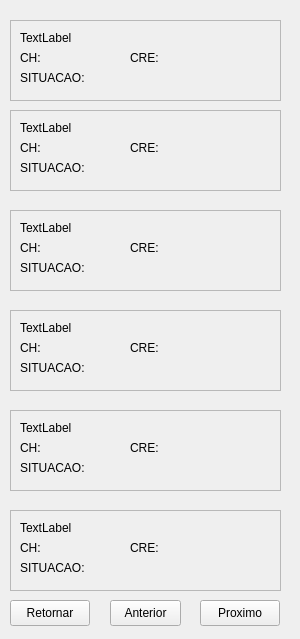
<?xml version="1.0" encoding="UTF-8"?>
<ui version="4.0">
 <class>Form</class>
 <widget class="QWidget" name="Form">
  <property name="geometry">
   <rect>
    <x>0</x>
    <y>0</y>
    <width>300</width>
    <height>639</height>
   </rect>
  </property>
  <property name="windowTitle">
   <string>Form</string>
  </property>
  <widget class="QFrame" name="frame">
   <property name="geometry">
    <rect>
     <x>10</x>
     <y>20</y>
     <width>271</width>
     <height>81</height>
    </rect>
   </property>
   <property name="frameShape">
    <enum>QFrame::StyledPanel</enum>
   </property>
   <property name="frameShadow">
    <enum>QFrame::Raised</enum>
   </property>
   <widget class="QLabel" name="label">
    <property name="geometry">
     <rect>
      <x>10</x>
      <y>10</y>
      <width>191</width>
      <height>16</height>
     </rect>
    </property>
    <property name="text">
     <string>TextLabel</string>
    </property>
   </widget>
   <widget class="QLabel" name="label_2">
    <property name="geometry">
     <rect>
      <x>10</x>
      <y>30</y>
      <width>21</width>
      <height>16</height>
     </rect>
    </property>
    <property name="text">
     <string>CH:</string>
    </property>
   </widget>
   <widget class="QLabel" name="label_3">
    <property name="geometry">
     <rect>
      <x>40</x>
      <y>30</y>
      <width>21</width>
      <height>16</height>
     </rect>
    </property>
    <property name="text">
     <string/>
    </property>
   </widget>
   <widget class="QLabel" name="label_4">
    <property name="geometry">
     <rect>
      <x>120</x>
      <y>30</y>
      <width>31</width>
      <height>16</height>
     </rect>
    </property>
    <property name="text">
     <string>CRE:</string>
    </property>
   </widget>
   <widget class="QLabel" name="label_5">
    <property name="geometry">
     <rect>
      <x>160</x>
      <y>30</y>
      <width>21</width>
      <height>16</height>
     </rect>
    </property>
    <property name="text">
     <string/>
    </property>
   </widget>
   <widget class="QLabel" name="label_6">
    <property name="geometry">
     <rect>
      <x>10</x>
      <y>50</y>
      <width>71</width>
      <height>16</height>
     </rect>
    </property>
    <property name="text">
     <string>SITUACAO:</string>
    </property>
   </widget>
   <widget class="QLabel" name="label_7">
    <property name="geometry">
     <rect>
      <x>90</x>
      <y>50</y>
      <width>151</width>
      <height>16</height>
     </rect>
    </property>
    <property name="text">
     <string/>
    </property>
   </widget>
  </widget>
  <widget class="QFrame" name="frame_2">
   <property name="geometry">
    <rect>
     <x>10</x>
     <y>110</y>
     <width>271</width>
     <height>81</height>
    </rect>
   </property>
   <property name="frameShape">
    <enum>QFrame::StyledPanel</enum>
   </property>
   <property name="frameShadow">
    <enum>QFrame::Raised</enum>
   </property>
   <widget class="QLabel" name="label_8">
    <property name="geometry">
     <rect>
      <x>10</x>
      <y>10</y>
      <width>251</width>
      <height>16</height>
     </rect>
    </property>
    <property name="text">
     <string>TextLabel</string>
    </property>
   </widget>
   <widget class="QLabel" name="label_9">
    <property name="geometry">
     <rect>
      <x>10</x>
      <y>30</y>
      <width>21</width>
      <height>16</height>
     </rect>
    </property>
    <property name="text">
     <string>CH:</string>
    </property>
   </widget>
   <widget class="QLabel" name="label_10">
    <property name="geometry">
     <rect>
      <x>40</x>
      <y>30</y>
      <width>61</width>
      <height>16</height>
     </rect>
    </property>
    <property name="text">
     <string/>
    </property>
   </widget>
   <widget class="QLabel" name="label_11">
    <property name="geometry">
     <rect>
      <x>120</x>
      <y>30</y>
      <width>31</width>
      <height>16</height>
     </rect>
    </property>
    <property name="text">
     <string>CRE:</string>
    </property>
   </widget>
   <widget class="QLabel" name="label_12">
    <property name="geometry">
     <rect>
      <x>160</x>
      <y>30</y>
      <width>51</width>
      <height>16</height>
     </rect>
    </property>
    <property name="text">
     <string/>
    </property>
   </widget>
   <widget class="QLabel" name="label_13">
    <property name="geometry">
     <rect>
      <x>10</x>
      <y>50</y>
      <width>71</width>
      <height>16</height>
     </rect>
    </property>
    <property name="text">
     <string>SITUACAO:</string>
    </property>
   </widget>
   <widget class="QLabel" name="label_14">
    <property name="geometry">
     <rect>
      <x>90</x>
      <y>50</y>
      <width>151</width>
      <height>16</height>
     </rect>
    </property>
    <property name="text">
     <string/>
    </property>
   </widget>
  </widget>
  <widget class="QFrame" name="frame_3">
   <property name="geometry">
    <rect>
     <x>10</x>
     <y>210</y>
     <width>271</width>
     <height>81</height>
    </rect>
   </property>
   <property name="frameShape">
    <enum>QFrame::StyledPanel</enum>
   </property>
   <property name="frameShadow">
    <enum>QFrame::Raised</enum>
   </property>
   <widget class="QLabel" name="label_15">
    <property name="geometry">
     <rect>
      <x>10</x>
      <y>10</y>
      <width>251</width>
      <height>16</height>
     </rect>
    </property>
    <property name="text">
     <string>TextLabel</string>
    </property>
   </widget>
   <widget class="QLabel" name="label_16">
    <property name="geometry">
     <rect>
      <x>10</x>
      <y>30</y>
      <width>21</width>
      <height>16</height>
     </rect>
    </property>
    <property name="text">
     <string>CH:</string>
    </property>
   </widget>
   <widget class="QLabel" name="label_17">
    <property name="geometry">
     <rect>
      <x>40</x>
      <y>30</y>
      <width>61</width>
      <height>16</height>
     </rect>
    </property>
    <property name="text">
     <string/>
    </property>
   </widget>
   <widget class="QLabel" name="label_18">
    <property name="geometry">
     <rect>
      <x>120</x>
      <y>30</y>
      <width>31</width>
      <height>16</height>
     </rect>
    </property>
    <property name="text">
     <string>CRE:</string>
    </property>
   </widget>
   <widget class="QLabel" name="label_19">
    <property name="geometry">
     <rect>
      <x>160</x>
      <y>30</y>
      <width>81</width>
      <height>16</height>
     </rect>
    </property>
    <property name="text">
     <string/>
    </property>
   </widget>
   <widget class="QLabel" name="label_20">
    <property name="geometry">
     <rect>
      <x>10</x>
      <y>50</y>
      <width>71</width>
      <height>16</height>
     </rect>
    </property>
    <property name="text">
     <string>SITUACAO:</string>
    </property>
   </widget>
   <widget class="QLabel" name="label_21">
    <property name="geometry">
     <rect>
      <x>90</x>
      <y>50</y>
      <width>171</width>
      <height>16</height>
     </rect>
    </property>
    <property name="text">
     <string/>
    </property>
   </widget>
  </widget>
  <widget class="QFrame" name="frame_4">
   <property name="geometry">
    <rect>
     <x>10</x>
     <y>310</y>
     <width>271</width>
     <height>81</height>
    </rect>
   </property>
   <property name="frameShape">
    <enum>QFrame::StyledPanel</enum>
   </property>
   <property name="frameShadow">
    <enum>QFrame::Raised</enum>
   </property>
   <widget class="QLabel" name="label_22">
    <property name="geometry">
     <rect>
      <x>10</x>
      <y>10</y>
      <width>251</width>
      <height>16</height>
     </rect>
    </property>
    <property name="text">
     <string>TextLabel</string>
    </property>
   </widget>
   <widget class="QLabel" name="label_23">
    <property name="geometry">
     <rect>
      <x>10</x>
      <y>30</y>
      <width>21</width>
      <height>16</height>
     </rect>
    </property>
    <property name="text">
     <string>CH:</string>
    </property>
   </widget>
   <widget class="QLabel" name="label_24">
    <property name="geometry">
     <rect>
      <x>40</x>
      <y>30</y>
      <width>71</width>
      <height>16</height>
     </rect>
    </property>
    <property name="text">
     <string/>
    </property>
   </widget>
   <widget class="QLabel" name="label_25">
    <property name="geometry">
     <rect>
      <x>120</x>
      <y>30</y>
      <width>31</width>
      <height>16</height>
     </rect>
    </property>
    <property name="text">
     <string>CRE:</string>
    </property>
   </widget>
   <widget class="QLabel" name="label_26">
    <property name="geometry">
     <rect>
      <x>160</x>
      <y>30</y>
      <width>91</width>
      <height>16</height>
     </rect>
    </property>
    <property name="text">
     <string/>
    </property>
   </widget>
   <widget class="QLabel" name="label_27">
    <property name="geometry">
     <rect>
      <x>10</x>
      <y>50</y>
      <width>71</width>
      <height>16</height>
     </rect>
    </property>
    <property name="text">
     <string>SITUACAO:</string>
    </property>
   </widget>
   <widget class="QLabel" name="label_28">
    <property name="geometry">
     <rect>
      <x>90</x>
      <y>50</y>
      <width>171</width>
      <height>16</height>
     </rect>
    </property>
    <property name="text">
     <string/>
    </property>
   </widget>
  </widget>
  <widget class="QFrame" name="frame_5">
   <property name="geometry">
    <rect>
     <x>10</x>
     <y>410</y>
     <width>271</width>
     <height>81</height>
    </rect>
   </property>
   <property name="frameShape">
    <enum>QFrame::StyledPanel</enum>
   </property>
   <property name="frameShadow">
    <enum>QFrame::Raised</enum>
   </property>
   <widget class="QLabel" name="label_29">
    <property name="geometry">
     <rect>
      <x>10</x>
      <y>10</y>
      <width>251</width>
      <height>16</height>
     </rect>
    </property>
    <property name="text">
     <string>TextLabel</string>
    </property>
   </widget>
   <widget class="QLabel" name="label_30">
    <property name="geometry">
     <rect>
      <x>10</x>
      <y>30</y>
      <width>21</width>
      <height>16</height>
     </rect>
    </property>
    <property name="text">
     <string>CH:</string>
    </property>
   </widget>
   <widget class="QLabel" name="label_31">
    <property name="geometry">
     <rect>
      <x>40</x>
      <y>30</y>
      <width>61</width>
      <height>16</height>
     </rect>
    </property>
    <property name="text">
     <string/>
    </property>
   </widget>
   <widget class="QLabel" name="label_32">
    <property name="geometry">
     <rect>
      <x>120</x>
      <y>30</y>
      <width>31</width>
      <height>16</height>
     </rect>
    </property>
    <property name="text">
     <string>CRE:</string>
    </property>
   </widget>
   <widget class="QLabel" name="label_33">
    <property name="geometry">
     <rect>
      <x>160</x>
      <y>30</y>
      <width>91</width>
      <height>16</height>
     </rect>
    </property>
    <property name="text">
     <string/>
    </property>
   </widget>
   <widget class="QLabel" name="label_34">
    <property name="geometry">
     <rect>
      <x>10</x>
      <y>50</y>
      <width>71</width>
      <height>16</height>
     </rect>
    </property>
    <property name="text">
     <string>SITUACAO:</string>
    </property>
   </widget>
   <widget class="QLabel" name="label_35">
    <property name="geometry">
     <rect>
      <x>90</x>
      <y>50</y>
      <width>171</width>
      <height>16</height>
     </rect>
    </property>
    <property name="text">
     <string/>
    </property>
   </widget>
  </widget>
  <widget class="QFrame" name="frame_6">
   <property name="geometry">
    <rect>
     <x>10</x>
     <y>510</y>
     <width>271</width>
     <height>81</height>
    </rect>
   </property>
   <property name="frameShape">
    <enum>QFrame::StyledPanel</enum>
   </property>
   <property name="frameShadow">
    <enum>QFrame::Raised</enum>
   </property>
   <widget class="QLabel" name="label_36">
    <property name="geometry">
     <rect>
      <x>10</x>
      <y>10</y>
      <width>251</width>
      <height>16</height>
     </rect>
    </property>
    <property name="text">
     <string>TextLabel</string>
    </property>
   </widget>
   <widget class="QLabel" name="label_37">
    <property name="geometry">
     <rect>
      <x>10</x>
      <y>30</y>
      <width>21</width>
      <height>16</height>
     </rect>
    </property>
    <property name="text">
     <string>CH:</string>
    </property>
   </widget>
   <widget class="QLabel" name="label_38">
    <property name="geometry">
     <rect>
      <x>40</x>
      <y>30</y>
      <width>71</width>
      <height>16</height>
     </rect>
    </property>
    <property name="text">
     <string/>
    </property>
   </widget>
   <widget class="QLabel" name="label_39">
    <property name="geometry">
     <rect>
      <x>120</x>
      <y>30</y>
      <width>31</width>
      <height>16</height>
     </rect>
    </property>
    <property name="text">
     <string>CRE:</string>
    </property>
   </widget>
   <widget class="QLabel" name="label_40">
    <property name="geometry">
     <rect>
      <x>160</x>
      <y>30</y>
      <width>81</width>
      <height>16</height>
     </rect>
    </property>
    <property name="text">
     <string/>
    </property>
   </widget>
   <widget class="QLabel" name="label_41">
    <property name="geometry">
     <rect>
      <x>10</x>
      <y>50</y>
      <width>71</width>
      <height>16</height>
     </rect>
    </property>
    <property name="text">
     <string>SITUACAO:</string>
    </property>
   </widget>
   <widget class="QLabel" name="label_42">
    <property name="geometry">
     <rect>
      <x>90</x>
      <y>50</y>
      <width>161</width>
      <height>16</height>
     </rect>
    </property>
    <property name="text">
     <string/>
    </property>
   </widget>
  </widget>
  <widget class="QPushButton" name="pushButton">
   <property name="geometry">
    <rect>
     <x>10</x>
     <y>600</y>
     <width>80</width>
     <height>26</height>
    </rect>
   </property>
   <property name="text">
    <string>Retornar</string>
   </property>
  </widget>
  <widget class="QPushButton" name="pushButton_2">
   <property name="geometry">
    <rect>
     <x>200</x>
     <y>600</y>
     <width>80</width>
     <height>26</height>
    </rect>
   </property>
   <property name="text">
    <string>Proximo</string>
   </property>
  </widget>
  <widget class="QPushButton" name="pushButton_3">
   <property name="geometry">
    <rect>
     <x>110</x>
     <y>600</y>
     <width>71</width>
     <height>26</height>
    </rect>
   </property>
   <property name="text">
    <string>Anterior</string>
   </property>
  </widget>
 </widget>
 <resources/>
 <connections/>
</ui>
